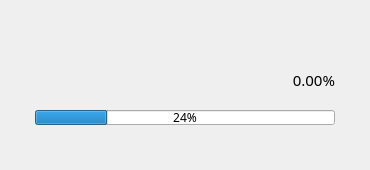
<?xml version="1.0" encoding="UTF-8"?>
<ui version="4.0">
 <class>SaveDialog</class>
 <widget class="QDialog" name="SaveDialog">
  <property name="geometry">
   <rect>
    <x>0</x>
    <y>0</y>
    <width>370</width>
    <height>170</height>
   </rect>
  </property>
  <property name="minimumSize">
   <size>
    <width>0</width>
    <height>0</height>
   </size>
  </property>
  <property name="maximumSize">
   <size>
    <width>16777215</width>
    <height>16777215</height>
   </size>
  </property>
  <property name="windowTitle">
   <string>SaveDialog</string>
  </property>
  <property name="styleSheet">
   <string notr="true">QScrollArea {
	border:none;
	background:transparent;
}

QScrollBar:vertical {
	background:transparent;
	padding:0px;
	width:10px;
}

QScrollBar::handle:vertical{
	background:rgba(0,0,0,35);
	border-radius:5px;
	min-height:30px;
}

QScrollBar::handle:vertical:hover,QScrollBar::handle:vertical:pressed {
	background:rgba(0,0,0,75);
}

QScrollBar::add-page:vertical,QScrollBar::sub-page:vertical {
	background:none;
}

QScrollBar::add-line:vertical,QScrollBar::sub-line:vertical {
	background:none;
}
</string>
  </property>
  <layout class="QGridLayout" name="gridLayout">
   <property name="leftMargin">
    <number>15</number>
   </property>
   <property name="topMargin">
    <number>15</number>
   </property>
   <property name="rightMargin">
    <number>15</number>
   </property>
   <property name="bottomMargin">
    <number>15</number>
   </property>
   <property name="spacing">
    <number>0</number>
   </property>
   <item row="0" column="0">
    <widget class="QWidget" name="widget_frame" native="true">
     <property name="minimumSize">
      <size>
       <width>0</width>
       <height>0</height>
      </size>
     </property>
     <property name="maximumSize">
      <size>
       <width>16777215</width>
       <height>16777215</height>
      </size>
     </property>
     <layout class="QVBoxLayout" name="verticalLayout">
      <property name="spacing">
       <number>0</number>
      </property>
      <property name="leftMargin">
       <number>0</number>
      </property>
      <property name="topMargin">
       <number>0</number>
      </property>
      <property name="rightMargin">
       <number>0</number>
      </property>
      <property name="bottomMargin">
       <number>0</number>
      </property>
      <item>
       <widget class="QWidget" name="widget_app_head" native="true">
        <property name="minimumSize">
         <size>
          <width>340</width>
          <height>50</height>
         </size>
        </property>
        <property name="maximumSize">
         <size>
          <width>340</width>
          <height>50</height>
         </size>
        </property>
        <property name="styleSheet">
         <string notr="true"/>
        </property>
        <layout class="QHBoxLayout" name="horizontalLayout">
         <property name="spacing">
          <number>5</number>
         </property>
         <property name="leftMargin">
          <number>10</number>
         </property>
         <property name="topMargin">
          <number>0</number>
         </property>
         <property name="rightMargin">
          <number>7</number>
         </property>
         <property name="bottomMargin">
          <number>0</number>
         </property>
         <item>
          <widget class="QWidget" name="widget_app_icon" native="true">
           <property name="minimumSize">
            <size>
             <width>32</width>
             <height>32</height>
            </size>
           </property>
           <property name="maximumSize">
            <size>
             <width>32</width>
             <height>32</height>
            </size>
           </property>
          </widget>
         </item>
         <item>
          <spacer name="horizontalSpacer">
           <property name="orientation">
            <enum>Qt::Horizontal</enum>
           </property>
           <property name="sizeHint" stdset="0">
            <size>
             <width>20</width>
             <height>20</height>
            </size>
           </property>
          </spacer>
         </item>
         <item>
          <widget class="WinButton" name="pushButton_app_close">
           <property name="minimumSize">
            <size>
             <width>36</width>
             <height>36</height>
            </size>
           </property>
           <property name="maximumSize">
            <size>
             <width>36</width>
             <height>36</height>
            </size>
           </property>
           <property name="cursor">
            <cursorShape>PointingHandCursor</cursorShape>
           </property>
           <property name="focusPolicy">
            <enum>Qt::ClickFocus</enum>
           </property>
           <property name="toolTip">
            <string>关闭</string>
           </property>
           <property name="styleSheet">
            <string notr="true"/>
           </property>
           <property name="text">
            <string/>
           </property>
           <property name="flat">
            <bool>true</bool>
           </property>
          </widget>
         </item>
        </layout>
       </widget>
      </item>
      <item>
       <widget class="QWidget" name="widget_container" native="true">
        <property name="minimumSize">
         <size>
          <width>340</width>
          <height>90</height>
         </size>
        </property>
        <property name="maximumSize">
         <size>
          <width>340</width>
          <height>90</height>
         </size>
        </property>
        <property name="styleSheet">
         <string notr="true">QLabel
{
	font-size: 15px;
}

QPlainTextEdit
{
	font-size: 12px;
	border: 1px solid rgb(160,160,160);
	background-color: transparent;
}</string>
        </property>
        <widget class="QLabel" name="label_value">
         <property name="geometry">
          <rect>
           <x>240</x>
           <y>0</y>
           <width>80</width>
           <height>30</height>
          </rect>
         </property>
         <property name="minimumSize">
          <size>
           <width>80</width>
           <height>30</height>
          </size>
         </property>
         <property name="maximumSize">
          <size>
           <width>80</width>
           <height>30</height>
          </size>
         </property>
         <property name="font">
          <font>
           <family>Microsoft YaHei</family>
           <pointsize>-1</pointsize>
          </font>
         </property>
         <property name="text">
          <string>0.00%</string>
         </property>
         <property name="alignment">
          <set>Qt::AlignRight|Qt::AlignTrailing|Qt::AlignVCenter</set>
         </property>
        </widget>
        <widget class="QLabel" name="label_text">
         <property name="geometry">
          <rect>
           <x>20</x>
           <y>0</y>
           <width>220</width>
           <height>30</height>
          </rect>
         </property>
         <property name="font">
          <font>
           <family>Microsoft YaHei</family>
           <pointsize>-1</pointsize>
          </font>
         </property>
         <property name="text">
          <string/>
         </property>
        </widget>
        <widget class="ProgressBar" name="progressBar_bar">
         <property name="geometry">
          <rect>
           <x>20</x>
           <y>45</y>
           <width>300</width>
           <height>15</height>
          </rect>
         </property>
         <property name="font">
          <font>
           <family>Microsoft YaHei</family>
          </font>
         </property>
         <property name="value">
          <number>24</number>
         </property>
        </widget>
       </widget>
      </item>
     </layout>
    </widget>
   </item>
  </layout>
 </widget>
 <layoutdefault spacing="6" margin="11"/>
 <customwidgets>
  <customwidget>
   <class>ProgressBar</class>
   <extends>QProgressBar</extends>
   <header>ProgressBar.h</header>
  </customwidget>
  <customwidget>
   <class>WinButton</class>
   <extends>QPushButton</extends>
   <header>WinButton.h</header>
  </customwidget>
 </customwidgets>
 <resources>
  <include location="Animism.qrc"/>
 </resources>
 <connections/>
</ui>
